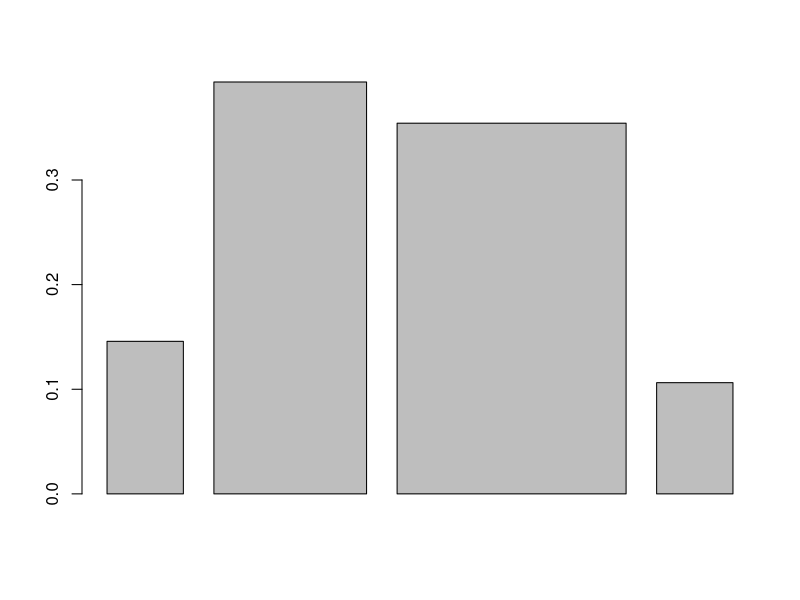

Source code (R):
## ---- chunk 1
knitr::opts_chunk$set(echo = FALSE)
## ---- chunk 2
x<-dbinom(0:3, size=3, prob=(18/38)) 
barplot(x, 1:3)
